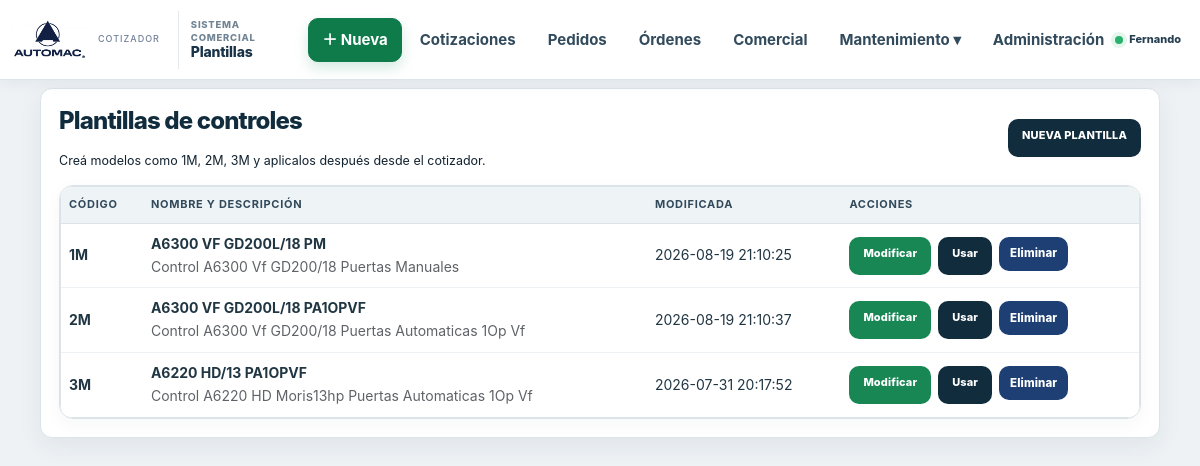
The app's page /administrar_plantillas.php (signed in) with its own data.
### tables this page shows
CREATE TABLE `plantillas_controles` (
  `plantilla_id` int(10) UNSIGNED NOT NULL,
  `plantilla_codigo` varchar(30) NOT NULL,
  `plantilla_nombre` varchar(150) NOT NULL,
  `plantilla_descripcion` varchar(500) NOT NULL DEFAULT '',
  `plantilla_configuracion` longtext NOT NULL,
  `plantilla_activa` enum('SI','NO') NOT NULL DEFAULT 'SI',
  `plantilla_creada` datetime NOT NULL DEFAULT current_timestamp(),
  `plantilla_modificada` datetime NOT NULL DEFAULT current_timestamp() ON UPDATE current_timestamp()
);

### administrar_plantillas.php (the view, shortened to what this page needs)
<?php
require_once 'conexion.php';
$conexion->set_charset('utf8mb4');
$plantillas = $conexion->query("SELECT plantilla_id, plantilla_codigo, plantilla_nombre, plantilla_descripcion, plantilla_activa, plantilla_creada, plantilla_modificada FROM plantillas_controles ORDER BY plantilla_codigo, plantilla_id");
function e($v){ return htmlspecialchars((string)$v, ENT_QUOTES, 'UTF-8'); }
?>
<!doctype html><html lang="es"><head><meta charset="utf-8"><meta name="viewport" content="width=device-width,initial-scale=1"><title>Plantillas de controles</title>
</head><body><div class="contenedor">
<?php require __DIR__ . '/menu.php'; ?>
<div class="caja"><div class="acciones-superiores"><div><h1>Plantillas de controles</h1><div>Creá modelos como 1M, 2M, 3M y aplicalos después desde el cotizador.</div></div><a class="boton primario" href="index.php?modo_plantilla=nueva">NUEVA PLANTILLA</a></div>
<div class="tabla-wrap"><table><thead><tr><th>Código</th><th>Nombre y descripción</th><th>Modificada</th><th>Acciones</th></tr></thead><tbody>
<?php if($plantillas && $plantillas->num_rows): while($p=$plantillas->fetch_assoc()):?>
<tr><td class="codigo"><?=e($p['plantilla_codigo'])?></td><td><strong><?=e($p['plantilla_nombre'])?></strong><?php if($p['plantilla_descripcion']!==''):?><div class="descripcion"><?=e($p['plantilla_descripcion'])?></div><?php endif;?></td><td><?=e($p['plantilla_modificada'])?></td><td><div class="acciones"><a class="boton editar" href="index.php?modo_plantilla=editar&amp;plantilla_id=<?=(int)$p['plantilla_id']?>">Modificar</a><a class="boton primario" href="index.php?aplicar_plantilla=<?=(int)$p['plantilla_id']?>">Usar</a><form method="post" data-confirmacion="<?= e('¿Eliminar definitivamente la plantilla '.$p['plantilla_codigo'].'?') ?>" onsubmit="return confirm(this.dataset.confirmacion);"><?= automacCsrfInput() ?><input type="hidden" name="accion" value="eliminar"><input type="hidden" name="plantilla_id" value="<?=(int)$p['plantilla_id']?>"><button class="eliminar" type="submit">Eliminar</button></form></div></td></tr>
<?php endwhile; else:?><tr><td colspan="4" class="vacio">Todavía no hay plantillas creadas.</td></tr><?php endif;?>
</tbody></table></div></div></div></body></html>

### cotizador-v15.css (style rules this page uses)
html { --v15-top:80px!important; --v15-nav:68px!important; }

### administrar_plantillas.php (style rules this page uses)
* { box-sizing:border-box }
body { font-family:Arial,sans-serif;background:#f4f4f9;margin:18px;color:#202124 }
.contenedor { max-width:1180px;margin:auto }
.caja { background:#fff;border:1px solid #ddd;border-radius:8px;padding:18px;box-shadow:0 2px 8px rgba(0,0,0,.06) }
h1 { margin-top:0 }
.acciones-superiores { display:flex;justify-content:space-between;gap:12px;align-items:center;flex-wrap:wrap;margin-bottom:16px }
.boton,button { border:0;border-radius:5px;padding:10px 14px;font-weight:bold;text-decoration:none;cursor:pointer }
.primario { background:#0d6efd;color:#fff }
.editar { background:#198754;color:#fff }
.eliminar { background:#dc3545;color:#fff }
.tabla-wrap { overflow:auto }
table { width:100%;border-collapse:collapse;font-size:13px }
th,td { border-bottom:1px solid #ddd;padding:10px;text-align:left;vertical-align:top }
th { background:#f1f3f5 }
.acciones { display:flex;gap:7px;flex-wrap:wrap }
.acciones form { margin:0 }
.codigo { font-weight:bold;font-size:15px }
.descripcion { color:#5f6368;margin-top:4px;max-width:520px }

### records on screen
plantillas_controles: plantilla_codigo "1M", plantilla_nombre "A6300 VF GD200L/18 PM", plantilla_descripcion "Control A6300 Vf GD200/18 Puertas Manuales", plantilla_modificada "2026-08-19 21:10:25"
plantillas_controles: plantilla_codigo "2M", plantilla_nombre "A6300 VF GD200L/18 PA1OPVF", plantilla_descripcion "Control A6300 Vf GD200/18 Puertas Automaticas 1Op Vf", plantilla_modificada "2026-08-19 21:10:37"
plantillas_controles: plantilla_codigo "3M", plantilla_nombre "A6220 HD/13 PA1OPVF", plantilla_descripcion "Control A6220 HD Moris13hp Puertas Automaticas 1Op Vf", plantilla_modificada "2026-07-31 20:17:52"

### other values on screen
$tituloPaginaMenu "Plantillas"
$nombreUsuarioMenu "Fernando"
